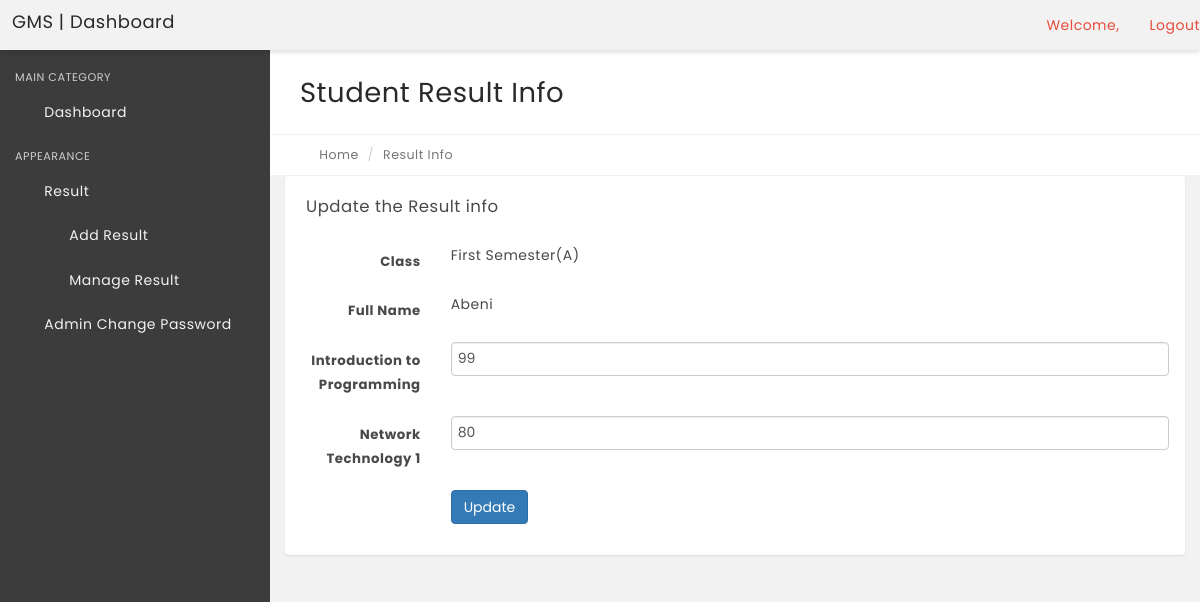
The page /edit-result.php?stid=2 on the database as committed earlier.
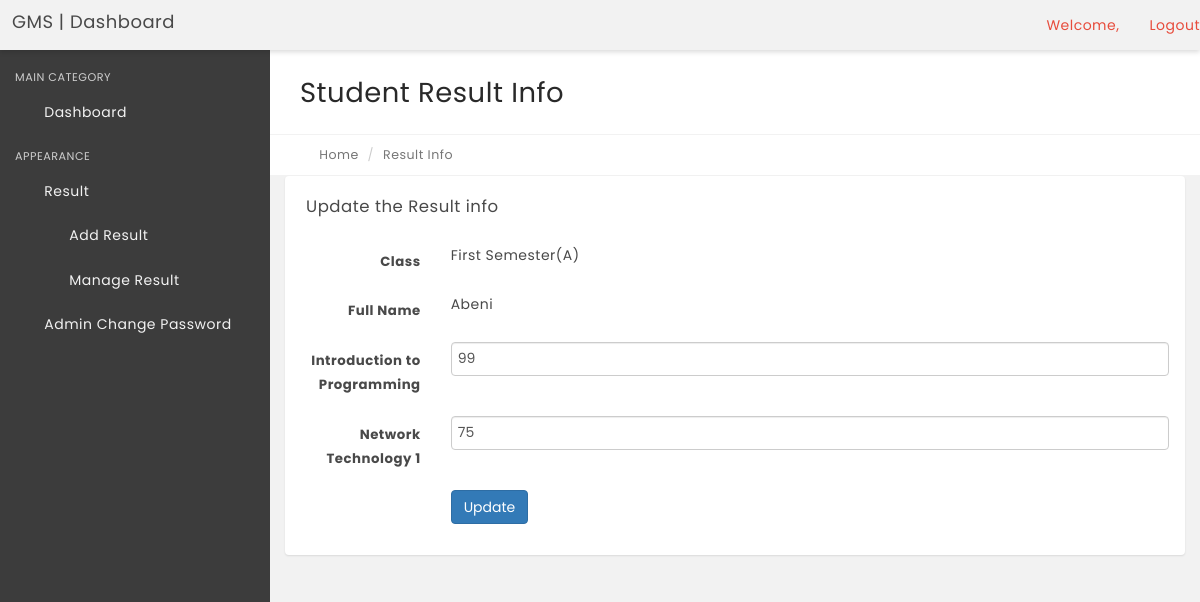
The same page on the database as committed later.
### tables this page shows
CREATE TABLE `tblresult` (
  `id` int(11) NOT NULL,
  `StudentId` int(11) DEFAULT NULL,
  `ClassId` int(11) DEFAULT NULL,
  `SubjectId` int(11) DEFAULT NULL,
  `marks` int(11) DEFAULT NULL,
  `PostingDate` timestamp NULL DEFAULT CURRENT_TIMESTAMP,
  `UpdationDate` timestamp NULL DEFAULT NULL ON UPDATE CURRENT_TIMESTAMP
);

CREATE TABLE `tblsubjects` (
  `id` int(11) NOT NULL,
  `SubjectName` varchar(100) NOT NULL,
  `SubjectCode` varchar(100) NOT NULL,
  `Creationdate` timestamp NOT NULL DEFAULT CURRENT_TIMESTAMP,
  `UpdationDate` timestamp NOT NULL DEFAULT '0000-00-00 00:00:00' ON UPDATE CURRENT_TIMESTAMP
);

### edit-result.php (the view, shortened to what the changed rows need)
<?php
if(strlen($_SESSION['alogin'])=="")
    {
    header("Location: index.php");
    }
    else{
$stid=intval($_GET['stid']);
?>
<!DOCTYPE html>
<html lang="en">
    <head>
        <link rel="stylesheet" href="css/bootstrap.min.css" media="screen" >
        <link rel="stylesheet" href="css/font-awesome.min.css" media="screen" >
        <link rel="stylesheet" href="css/animate-css/animate.min.css" media="screen" >
        <link rel="stylesheet" href="css/lobipanel/lobipanel.min.css" media="screen" >
        <link rel="stylesheet" href="css/prism/prism.css" media="screen" >
        <link rel="stylesheet" href="css/select2/select2.min.css" >
        <link rel="stylesheet" href="css/main.css" media="screen" >
    </head>
    <body class="top-navbar-fixed">
        <div class="main-wrapper">
  <?php include('includes/topbar.php');?>
            <div class="content-wrapper">
                <div class="content-container">
                    <div class="main-page">
                     <div class="container-fluid">
                            <div class="row page-title-div">
                                <div class="col-md-6">
                                    <h2 class="title">Student Result Info</h2>
                                </div>
                            </div>
                        </div>
                        <div class="container-fluid">
                        <div class="row">
                                    <div class="col-md-12">
                                        <div class="panel">
                                            <div class="panel-body">
                                                <form class="form-horizontal" method="post">
<?php
$sql = "SELECT distinct tblstudents.StudentName,tblstudents.StudentId,tblclasses.ClassName,tblclasses.Section,tblsubjects.SubjectName,tblresult.marks,tblresult.id as resultid from tblresult join tblstudents on tblstudents.StudentId=tblresult.StudentId join tblsubjects on tblsubjects.id=tblresult.SubjectId join tblclasses on tblclasses.id=tblstudents.ClassId where tblstudents.StudentId=:stid ";
$query = $dbh->prepare($sql);
$query->bindParam(':stid',$stid,PDO::PARAM_STR);
$query->execute();
$results=$query->fetchAll(PDO::FETCH_OBJ);
if($query->rowCount() > 0)
{
foreach($results as $result)
{  ?>
<div class="form-group">
<label for="default" class="col-sm-2 control-label"><?php echo htmlentities($result->SubjectName)?></label>
<div class="col-sm-10">
<input type="text" name="marks[]" class="form-control" id="marks" value="<?php echo htmlentities($result->marks)?>" maxlength="5" required="required" autocomplete="off">
</div>
</div>
<?php }} ?>
                                                </form>
                                            </div>
                                        </div>
                                    </div>
                                </div>
                    </div>
                </div>
            </div>
        </div>
    </body>
</html>
<?PHP } ?>

### includes/topbar.php (shortened to what the changed rows need)
<?php
$username =$_SESSION['sess_username'];
if(strlen($_SESSION['alogin'])=="")
    {
    header("Location: index.php");
	}
else {
?>
  <nav class="navbar top-navbar bg-maroon box-shadow">
            	<div class="container-fluid">
                    <div class="row">
                        <div class="navbar-header no-padding">
                			<a class="navbar-brand" href="#">
                			    GMS | Dashboard
                			</a>
                        </div>
                          	<ul class="nav navbar-nav navbar-right" data-dropdown-in="fadeIn" data-dropdown-out="fadeOut">
									<li><a href="#" class="color-danger text-center"><i class=""></i> Welcome, <?php echo $username;?>  </a></li>
                				    <li><a href="logout.php" class="color-danger text-center">Logout</a></li>
                			</ul>
                    </div>
            	</div>
            </nav>
<?php } ?>

Rows that differ between the two databases and show on the page:
changed tblresult "Network Technology 1": marks "80" → "75"
